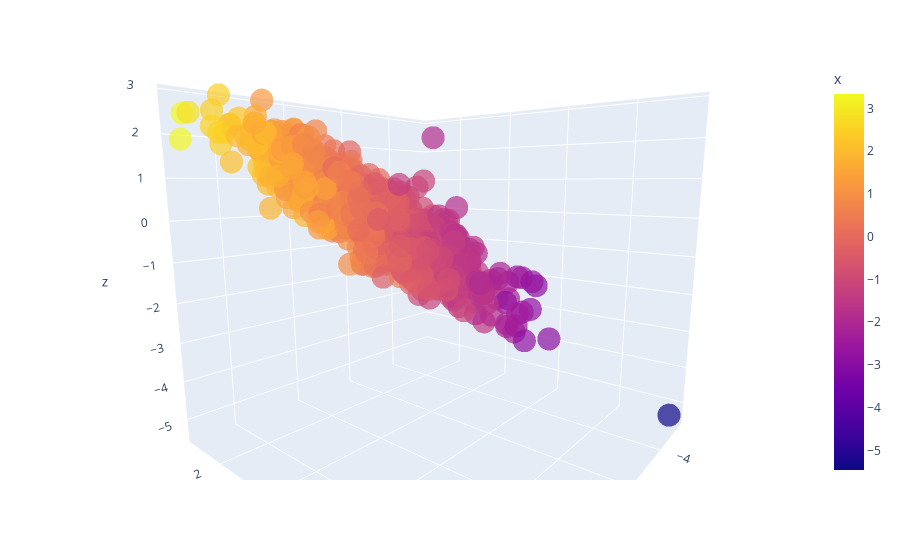

This figure's notebook cell:
### Markdown cell above
### Create scatterplot of the data

### Code cell
fig = px.scatter_3d(dataset, x='x', y='y', z='z',
              color='x', size_max=18,opacity=0.7)

fig.show()

### Figure 1 — Plotly figure (JSON) as saved in the notebook; plotly's stock layout.template omitted (floating-point values rounded to 4 significant figures; data arrays with more than 128 entries replaced by an {"elided": "..."} marker saying what was removed)
{"data": [{"hovertemplate": "x=%{marker.color}<br>y=%{y}<br>z=%{z}<extra></extra>", "legendgroup": "", "marker": {"color": {"elided": "1000 float values"}, "coloraxis": "coloraxis", "opacity": 0.7, "symbol": "circle"}, "mode": "markers", "name": "", "scene": "scene", "showlegend": false, "type": "scatter3d", "x": {"elided": "1000 float values"}, "y": {"elided": "1000 float values"}, "z": {"elided": "1000 float values"}}], "layout": {"autosize": true, "coloraxis": {"colorbar": {"title": {"text": "x"}}, "colorscale": [[0, "#0d0887"], [0.1111, "#46039f"], [0.2222, "#7201a8"], [0.3333, "#9c179e"], [0.4444, "#bd3786"], [0.5556, "#d8576b"], [0.6667, "#ed7953"], [0.7778, "#fb9f3a"], [0.8889, "#fdca26"], [1, "#f0f921"]]}, "legend": {"tracegroupgap": 0}, "margin": {"t": 60}, "scene": {"aspectmode": "auto", "aspectratio": {"x": 1.034, "y": 1.004, "z": 0.9626}, "camera": {"center": {"x": 0, "y": 0, "z": 0}, "eye": {"x": -0.883, "y": 1.062, "z": 0.2384}, "projection": {"type": "perspective"}, "up": {"x": 0, "y": 0, "z": 1}}, "domain": {"x": [0, 1], "y": [0, 1]}, "xaxis": {"title": {"text": "x"}, "type": "linear"}, "yaxis": {"title": {"text": "y"}, "type": "linear"}, "zaxis": {"title": {"text": "z"}, "type": "linear"}}}}
